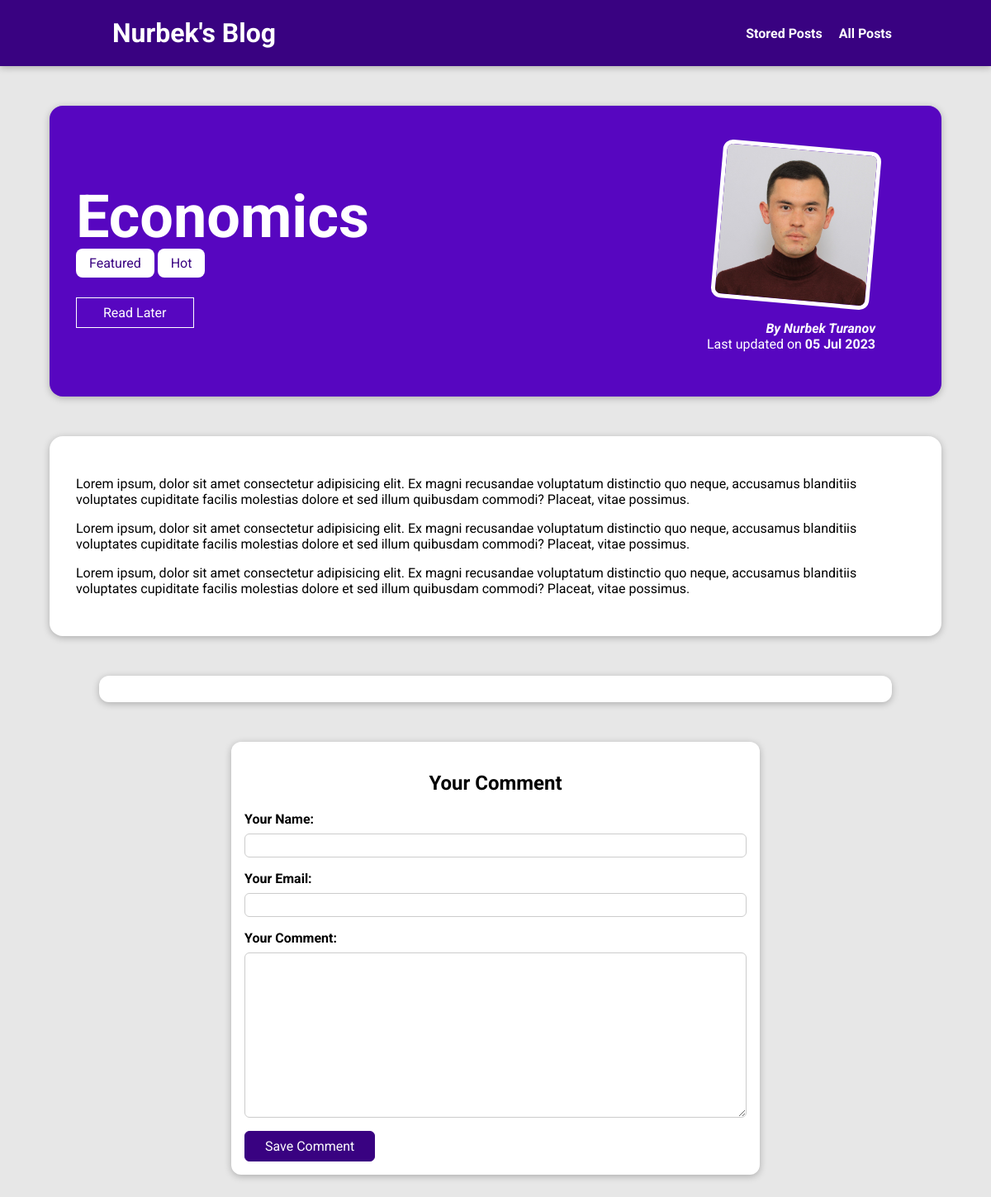
The page /posts/economics on the database its author committed.
### blog/models.py (models this page shows, shortened)
class Post(models.Model):
    title = models.CharField(max_length=150)
    excerpt = models.CharField(max_length=200)
    image = models.ImageField(upload_to="posts", null=True)
    date = models.DateField(auto_now=True)
    slug = models.SlugField(unique=True, db_index=True)
    content = models.TextField(validators=[MinLengthValidator(10)])
    author = models.ForeignKey(
        Author, on_delete=models.SET_NULL, null=True, related_name="posts"
    )
    tags = models.ManyToManyField(Tag)

class Tag(models.Model):
    caption = models.CharField(max_length=20)

class Author(models.Model):
    first_name = models.CharField(max_length=100)
    last_name = models.CharField(max_length=100)
    email_address = models.EmailField()
    def full_name(self):
        return f"{self.first_name} {self.last_name}"
    def __str__(self):
        return self.full_name()

### blog/views.py (the view, shortened to what this page needs)
# urls.py: path("posts/<slug:slug>", views.SinglePostView.as_view(), name="posts-detail-page"),
class SinglePostView(View):
    def is_stored_post(self, request, post_id):
        stored_posts = request.session.get("stored_posts")
        if stored_posts is not None:
            is_saved_for_later = post_id in stored_posts
        else:
            is_saved_for_later = False
        return is_saved_for_later
    def get(self, request, slug):
        post = Post.objects.get(slug=slug)
        context = {
            "post": post,
            "post_tags": post.tags.all(),
            "comment_form": CommentForm(),
            "comments": post.comments.all().order_by("-id"),
            "saved_for_later": self.is_stored_post(request, post.id),
        }
        return render(request, "blog/post-detail.html", context)

### blog/forms.py
class CommentForm(forms.ModelForm):
    class Meta:
        model = Comment
        exclude = ["post"]
        labels = {
            "user_name": "Your Name",
            "user_email": "Your Email",
            "text": "Your Comment",
        }

### blog/templates/blog/post-detail.html (shortened to what this page needs)
{% extends "base.html" %}
{% load static %}
{% block css_files %}
  <link rel="stylesheet" href="{% static "blog/post-detail.css" %}"/>
{% endblock %}
{% block content %}
  <section id="summary">
    <h2>{{ post.title }}</h2>
    <div>
      {% for tag in post_tags %}
        <span class="tag">{{ tag.caption }}</span>
      {% endfor %}
    </div>
    <div id="read-later">
      <form action="{% url "read-later" %}" method="POST">
        <button>
          {% if saved_for_later %}
            Remove from "Read Later" List
          {% else %}
            Read Later
          {% endif %}
        </button>
      </form>
    </div>
    <article>
      <img src="{{ post.image.url }}" alt="{{ post.title }}" />
      <address>By <a href="mailto:{{ post.author.email_address }}">{{ post.author }}</a></address>
      <div>
        Last updated on <time>{{ post.date|date:"d M Y"}}</time>
      </div>
    </article>
  </section>
  <main>
    {{ post.content|linebreaks }}
  </main>
  <section id="comments">
  </section>
  <section id="comment-form">
    <h2>Your Comment</h2>
    <form action="{% url "posts-detail-page" post.slug %}" method="POST">
      {% for form_field in comment_form %}
        <div class="form-control {% if form_field.errors %}invalid{% endif %}">
          {{ form_field.label_tag }}
          {{ form_field }}
        </div>
      {% endfor %}
      <button>Save Comment</button>
    </form>
  </section>
{% endblock %}

### static/app.css (style rules this page uses)
* { box-sizing: border-box; }
html { font-family: 'Roboto', sans-serif; }
body { margin: 0; }
h1, h2, h3 { font-family: 'Roboto', sans-serif; font-weight: bold; }

### blog/static/blog/post-detail.css (style rules this page uses)
body { background-color: #e7e7e7; }
#summary { margin: 8rem auto 3rem auto; padding: 2rem; width: 90%; max-width: 90rem; border-radius: 16px; background-color: #5706c0; position: relative; box-shadow: 0 2px 8px rgba(0, 0, 0, 0.25); height: 22rem; }
#summary h2 { color: white; font-size: 4.5rem; margin-bottom: 0.25rem; }
#summary article { position: absolute; top: 2rem; right: 3rem; padding: 1rem 2rem; border-radius: 12px; text-align: right; color: white; }
#summary article img { width: 12rem; height: 12rem; border-radius: 12px; transform: rotateZ(5deg); border: 5px solid white; margin-bottom: 1rem; }
#summary address { font-weight: bold; }
#summary a { color: white; text-decoration: none; }
#summary time { font-weight: bolder; }
#read-later { margin: 2rem 0; }
#read-later button { background-color: transparent; border: 1px solid white; padding: 0.5rem 2rem; font: inherit; color: white; cursor: pointer; }
main { margin: 2rem auto 3rem auto; padding: 2rem; width: 90%; max-width: 90rem; border-radius: 16px; background-color: white; position: relative; box-shadow: 0 2px 8px rgba(0, 0, 0, 0.25); height: 100%; }
.tag { background-color: white; color: #390281; padding: 0.5rem 1rem; border-radius: 8px; }
#comment-form { margin: 3rem auto; width: 90%; max-width: 40rem; border-radius: 12px; background-color: white; box-shadow: 0 2px 8px rgba(0, 0, 0, 0.25); padding: 1rem; }
#comment-form button { font: inherit; background-color: #390281; color: white; border: 1px solid #390281; padding: 0.5rem 1.5rem; border-radius: 6px; cursor: pointer; }
#comment-form h2 { text-align: center; }
.form-control { margin-bottom: 1rem; }
.form-control label { font-weight: bold; margin-bottom: 0.5rem; display: block; }
.form-control input, .form-control textarea { display: block; width: 100%; font: inherit; padding: 0.25rem; border-radius: 6px; border: 1px solid #ccc; }
#comments { margin: 3rem auto; width: 90%; max-width: 60rem; border-radius: 12px; background-color: white; box-shadow: 0 2px 8px rgba(0, 0, 0, 0.25); padding: 1rem 2rem; }

### rows shown on the page
Post: title "Economics", image (picture), author "Nurbek Turanov", date "05 Jul 2023", content "Lorem ipsum, dolor sit amet consectetur adipisicing elit. Ex magni recusandae voluptatum distinctio quo neque, accusamus blanditiis voluptates cupiditate facilis molestias dolore et sed illum quibusdam commodi? Placeat, vitae possimus. Lorem ipsum, dolor sit amet consectetur adipisicing elit. Ex magni recusandae voluptatum distinctio quo neque, accusamus blanditiis voluptates cupiditate facilis molestias dolore et sed illum quibusdam commodi? Placeat, vitae possimus. Lorem ipsum, dolor sit amet consectetur adipisicing elit. Ex magni recusandae voluptatum distinctio quo neque, accusamus blanditiis voluptates cupiditate facilis molestias dolore et sed illum quibusdam commodi? Placeat, vitae…"
Tag: caption "Featured"
Tag: caption "Hot"
